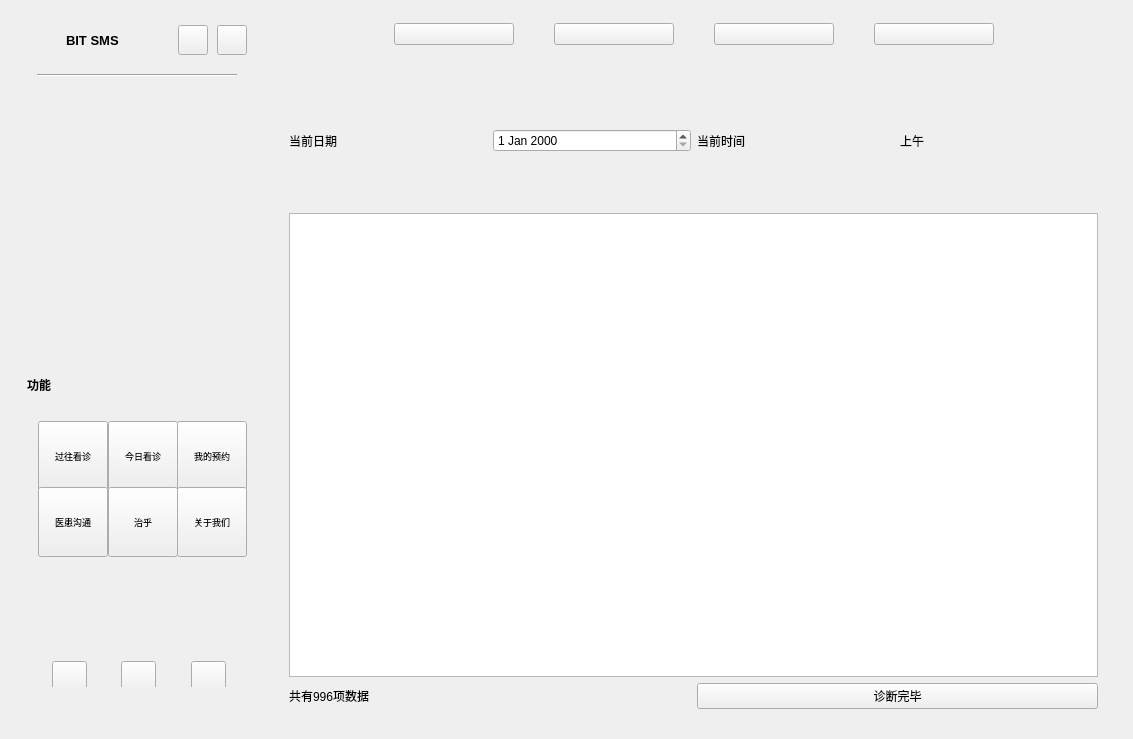
<?xml version="1.0" encoding="UTF-8"?>
<ui version="4.0">
 <class>Widget</class>
 <widget class="QWidget" name="Widget">
  <property name="geometry">
   <rect>
    <x>0</x>
    <y>0</y>
    <width>1133</width>
    <height>739</height>
   </rect>
  </property>
  <property name="sizePolicy">
   <sizepolicy hsizetype="Preferred" vsizetype="Preferred">
    <horstretch>0</horstretch>
    <verstretch>0</verstretch>
   </sizepolicy>
  </property>
  <property name="minimumSize">
   <size>
    <width>1133</width>
    <height>687</height>
   </size>
  </property>
  <property name="maximumSize">
   <size>
    <width>16777215</width>
    <height>16777215</height>
   </size>
  </property>
  <property name="windowTitle">
   <string>Widget</string>
  </property>
  <layout class="QGridLayout" name="gridLayout_2">
   <property name="leftMargin">
    <number>9</number>
   </property>
   <property name="topMargin">
    <number>9</number>
   </property>
   <property name="rightMargin">
    <number>9</number>
   </property>
   <property name="bottomMargin">
    <number>9</number>
   </property>
   <item row="0" column="0">
    <widget class="QWidget" name="w_bg" native="true">
     <layout class="QHBoxLayout" name="lay_bg" stretch="1,3">
      <property name="spacing">
       <number>6</number>
      </property>
      <property name="leftMargin">
       <number>4</number>
      </property>
      <property name="topMargin">
       <number>4</number>
      </property>
      <property name="rightMargin">
       <number>4</number>
      </property>
      <property name="bottomMargin">
       <number>4</number>
      </property>
      <item>
       <widget class="QWidget" name="w_menu" native="true">
        <property name="minimumSize">
         <size>
          <width>200</width>
          <height>0</height>
         </size>
        </property>
        <property name="maximumSize">
         <size>
          <width>252</width>
          <height>16777215</height>
         </size>
        </property>
        <layout class="QVBoxLayout" name="verticalLayout_2" stretch="1,1">
         <property name="spacing">
          <number>0</number>
         </property>
         <property name="leftMargin">
          <number>14</number>
         </property>
         <property name="topMargin">
          <number>12</number>
         </property>
         <property name="rightMargin">
          <number>14</number>
         </property>
         <property name="bottomMargin">
          <number>12</number>
         </property>
         <item>
          <widget class="QWidget" name="widget_2" native="true">
           <layout class="QVBoxLayout" name="verticalLayout_4">
            <property name="spacing">
             <number>8</number>
            </property>
            <property name="leftMargin">
             <number>0</number>
            </property>
            <property name="topMargin">
             <number>0</number>
            </property>
            <property name="rightMargin">
             <number>0</number>
            </property>
            <property name="bottomMargin">
             <number>0</number>
            </property>
            <item>
             <layout class="QHBoxLayout" name="horizontalLayout">
              <property name="spacing">
               <number>9</number>
              </property>
              <item>
               <widget class="QLabel" name="lab_logo">
                <property name="minimumSize">
                 <size>
                  <width>30</width>
                  <height>30</height>
                 </size>
                </property>
                <property name="maximumSize">
                 <size>
                  <width>30</width>
                  <height>30</height>
                 </size>
                </property>
                <property name="text">
                 <string/>
                </property>
                <property name="scaledContents">
                 <bool>false</bool>
                </property>
               </widget>
              </item>
              <item>
               <widget class="QLabel" name="label">
                <property name="font">
                 <font>
                  <pointsize>10</pointsize>
                  <bold>true</bold>
                 </font>
                </property>
                <property name="text">
                 <string>BIT SMS</string>
                </property>
               </widget>
              </item>
              <item>
               <spacer name="horizontalSpacer">
                <property name="orientation">
                 <enum>Qt::Orientation::Horizontal</enum>
                </property>
                <property name="sizeHint" stdset="0">
                 <size>
                  <width>40</width>
                  <height>20</height>
                 </size>
                </property>
               </spacer>
              </item>
              <item>
               <widget class="QPushButton" name="btn_setting">
                <property name="minimumSize">
                 <size>
                  <width>30</width>
                  <height>30</height>
                 </size>
                </property>
                <property name="maximumSize">
                 <size>
                  <width>30</width>
                  <height>30</height>
                 </size>
                </property>
                <property name="cursor">
                 <cursorShape>PointingHandCursor</cursorShape>
                </property>
                <property name="text">
                 <string/>
                </property>
                <property name="icon">
                 <iconset resource="qss.qrc">
                  <normaloff>:/icons/setting.png</normaloff>:/icons/setting.png</iconset>
                </property>
                <property name="iconSize">
                 <size>
                  <width>20</width>
                  <height>20</height>
                 </size>
                </property>
               </widget>
              </item>
              <item>
               <widget class="QPushButton" name="btn_mine">
                <property name="minimumSize">
                 <size>
                  <width>30</width>
                  <height>30</height>
                 </size>
                </property>
                <property name="maximumSize">
                 <size>
                  <width>30</width>
                  <height>30</height>
                 </size>
                </property>
                <property name="cursor">
                 <cursorShape>PointingHandCursor</cursorShape>
                </property>
                <property name="text">
                 <string/>
                </property>
                <property name="icon">
                 <iconset resource="qss.qrc">
                  <normaloff>:/icons/doctor.png</normaloff>:/icons/doctor.png</iconset>
                </property>
                <property name="iconSize">
                 <size>
                  <width>20</width>
                  <height>20</height>
                 </size>
                </property>
               </widget>
              </item>
             </layout>
            </item>
            <item>
             <widget class="QWidget" name="widget_3" native="true">
              <layout class="QVBoxLayout" name="verticalLayout_6">
               <property name="leftMargin">
                <number>10</number>
               </property>
               <property name="rightMargin">
                <number>10</number>
               </property>
               <item>
                <widget class="Line" name="line">
                 <property name="font">
                  <font>
                   <pointsize>9</pointsize>
                   <bold>false</bold>
                  </font>
                 </property>
                 <property name="styleSheet">
                  <string notr="true"/>
                 </property>
                 <property name="orientation">
                  <enum>Qt::Orientation::Horizontal</enum>
                 </property>
                </widget>
               </item>
               <item>
                <widget class="QLabel" name="time_block">
                 <property name="minimumSize">
                  <size>
                   <width>150</width>
                   <height>0</height>
                  </size>
                 </property>
                 <property name="font">
                  <font>
                   <pointsize>10</pointsize>
                   <bold>true</bold>
                  </font>
                 </property>
                 <property name="text">
                  <string/>
                 </property>
                </widget>
               </item>
              </layout>
             </widget>
            </item>
            <item>
             <widget class="QWidget" name="w_item_02" native="true">
              <layout class="QHBoxLayout" name="horizontalLayout_4">
               <property name="spacing">
                <number>10</number>
               </property>
               <property name="topMargin">
                <number>9</number>
               </property>
              </layout>
             </widget>
            </item>
           </layout>
          </widget>
         </item>
         <item>
          <widget class="QWidget" name="widget" native="true">
           <widget class="QLabel" name="lab_title">
            <property name="geometry">
             <rect>
              <x>0</x>
              <y>0</y>
              <width>71</width>
              <height>30</height>
             </rect>
            </property>
            <property name="minimumSize">
             <size>
              <width>0</width>
              <height>30</height>
             </size>
            </property>
            <property name="font">
             <font>
              <bold>true</bold>
             </font>
            </property>
            <property name="text">
             <string>功能</string>
            </property>
           </widget>
           <widget class="QWidget" name="layoutWidget">
            <property name="geometry">
             <rect>
              <x>0</x>
              <y>280</y>
              <width>224</width>
              <height>37</height>
             </rect>
            </property>
            <layout class="QHBoxLayout" name="horizontalLayout_2" stretch="1,0,2,0,2,0,1">
             <item>
              <spacer name="horizontalSpacer_4">
               <property name="orientation">
                <enum>Qt::Orientation::Horizontal</enum>
               </property>
               <property name="sizeHint" stdset="0">
                <size>
                 <width>40</width>
                 <height>20</height>
                </size>
               </property>
              </spacer>
             </item>
             <item>
              <widget class="QPushButton" name="btn_littleshow">
               <property name="minimumSize">
                <size>
                 <width>35</width>
                 <height>35</height>
                </size>
               </property>
               <property name="maximumSize">
                <size>
                 <width>35</width>
                 <height>35</height>
                </size>
               </property>
               <property name="cursor">
                <cursorShape>PointingHandCursor</cursorShape>
               </property>
               <property name="text">
                <string/>
               </property>
               <property name="icon">
                <iconset resource="qss.qrc">
                 <normaloff>:/icons/mini.png</normaloff>:/icons/mini.png</iconset>
               </property>
              </widget>
             </item>
             <item>
              <spacer name="horizontalSpacer_2">
               <property name="orientation">
                <enum>Qt::Orientation::Horizontal</enum>
               </property>
               <property name="sizeHint" stdset="0">
                <size>
                 <width>40</width>
                 <height>20</height>
                </size>
               </property>
              </spacer>
             </item>
             <item>
              <widget class="QPushButton" name="btn_home">
               <property name="minimumSize">
                <size>
                 <width>35</width>
                 <height>35</height>
                </size>
               </property>
               <property name="maximumSize">
                <size>
                 <width>35</width>
                 <height>35</height>
                </size>
               </property>
               <property name="cursor">
                <cursorShape>PointingHandCursor</cursorShape>
               </property>
               <property name="text">
                <string/>
               </property>
               <property name="icon">
                <iconset resource="qss.qrc">
                 <normaloff>:/icons/home.png</normaloff>:/icons/home.png</iconset>
               </property>
              </widget>
             </item>
             <item>
              <spacer name="horizontalSpacer_3">
               <property name="orientation">
                <enum>Qt::Orientation::Horizontal</enum>
               </property>
               <property name="sizeHint" stdset="0">
                <size>
                 <width>40</width>
                 <height>20</height>
                </size>
               </property>
              </spacer>
             </item>
             <item>
              <widget class="QPushButton" name="btn_logout">
               <property name="minimumSize">
                <size>
                 <width>35</width>
                 <height>35</height>
                </size>
               </property>
               <property name="maximumSize">
                <size>
                 <width>35</width>
                 <height>35</height>
                </size>
               </property>
               <property name="cursor">
                <cursorShape>PointingHandCursor</cursorShape>
               </property>
               <property name="text">
                <string/>
               </property>
               <property name="icon">
                <iconset resource="qss.qrc">
                 <normaloff>:/icons/logout.png</normaloff>:/icons/logout.png</iconset>
               </property>
              </widget>
             </item>
             <item>
              <spacer name="horizontalSpacer_5">
               <property name="orientation">
                <enum>Qt::Orientation::Horizontal</enum>
               </property>
               <property name="sizeHint" stdset="0">
                <size>
                 <width>40</width>
                 <height>20</height>
                </size>
               </property>
              </spacer>
             </item>
            </layout>
           </widget>
           <widget class="QWidget" name="layoutWidget">
            <property name="geometry">
             <rect>
              <x>0</x>
              <y>40</y>
              <width>224</width>
              <height>148</height>
             </rect>
            </property>
            <layout class="QGridLayout" name="gridLayout">
             <item row="0" column="0">
              <widget class="QToolButton" name="btn_menu_item_1">
               <property name="minimumSize">
                <size>
                 <width>70</width>
                 <height>70</height>
                </size>
               </property>
               <property name="maximumSize">
                <size>
                 <width>70</width>
                 <height>70</height>
                </size>
               </property>
               <property name="font">
                <font>
                 <pointsize>7</pointsize>
                </font>
               </property>
               <property name="cursor">
                <cursorShape>PointingHandCursor</cursorShape>
               </property>
               <property name="text">
                <string>过往看诊</string>
               </property>
               <property name="icon">
                <iconset resource="qss.qrc">
                 <normaloff>:/icons/list.png</normaloff>:/icons/list.png</iconset>
               </property>
               <property name="toolButtonStyle">
                <enum>Qt::ToolButtonStyle::ToolButtonTextUnderIcon</enum>
               </property>
              </widget>
             </item>
             <item row="0" column="1">
              <widget class="QToolButton" name="btn_menu_item_2">
               <property name="minimumSize">
                <size>
                 <width>70</width>
                 <height>70</height>
                </size>
               </property>
               <property name="maximumSize">
                <size>
                 <width>70</width>
                 <height>70</height>
                </size>
               </property>
               <property name="font">
                <font>
                 <pointsize>7</pointsize>
                </font>
               </property>
               <property name="cursor">
                <cursorShape>PointingHandCursor</cursorShape>
               </property>
               <property name="text">
                <string>今日看诊</string>
               </property>
               <property name="icon">
                <iconset resource="qss.qrc">
                 <normaloff>:/icons/register.png</normaloff>:/icons/register.png</iconset>
               </property>
               <property name="toolButtonStyle">
                <enum>Qt::ToolButtonStyle::ToolButtonTextUnderIcon</enum>
               </property>
              </widget>
             </item>
             <item row="0" column="2">
              <widget class="QToolButton" name="btn_menu_item_3">
               <property name="minimumSize">
                <size>
                 <width>70</width>
                 <height>70</height>
                </size>
               </property>
               <property name="maximumSize">
                <size>
                 <width>70</width>
                 <height>70</height>
                </size>
               </property>
               <property name="font">
                <font>
                 <pointsize>7</pointsize>
                </font>
               </property>
               <property name="cursor">
                <cursorShape>PointingHandCursor</cursorShape>
               </property>
               <property name="text">
                <string>我的预约</string>
               </property>
               <property name="icon">
                <iconset resource="qss.qrc">
                 <normaloff>:/icons/check.png</normaloff>:/icons/check.png</iconset>
               </property>
               <property name="toolButtonStyle">
                <enum>Qt::ToolButtonStyle::ToolButtonTextUnderIcon</enum>
               </property>
              </widget>
             </item>
             <item row="1" column="0">
              <widget class="QToolButton" name="btn_menu_item_4">
               <property name="minimumSize">
                <size>
                 <width>70</width>
                 <height>70</height>
                </size>
               </property>
               <property name="maximumSize">
                <size>
                 <width>70</width>
                 <height>70</height>
                </size>
               </property>
               <property name="font">
                <font>
                 <pointsize>7</pointsize>
                </font>
               </property>
               <property name="cursor">
                <cursorShape>PointingHandCursor</cursorShape>
               </property>
               <property name="text">
                <string>医患沟通</string>
               </property>
               <property name="icon">
                <iconset resource="qss.qrc">
                 <normaloff>:/icons/message.png</normaloff>:/icons/message.png</iconset>
               </property>
               <property name="toolButtonStyle">
                <enum>Qt::ToolButtonStyle::ToolButtonTextUnderIcon</enum>
               </property>
              </widget>
             </item>
             <item row="1" column="1">
              <widget class="QToolButton" name="btn_menu_item_5">
               <property name="minimumSize">
                <size>
                 <width>70</width>
                 <height>70</height>
                </size>
               </property>
               <property name="maximumSize">
                <size>
                 <width>70</width>
                 <height>70</height>
                </size>
               </property>
               <property name="font">
                <font>
                 <pointsize>7</pointsize>
                </font>
               </property>
               <property name="cursor">
                <cursorShape>PointingHandCursor</cursorShape>
               </property>
               <property name="text">
                <string>治乎</string>
               </property>
               <property name="icon">
                <iconset resource="qss.qrc">
                 <normaloff>:/icons/check.png</normaloff>:/icons/check.png</iconset>
               </property>
               <property name="toolButtonStyle">
                <enum>Qt::ToolButtonStyle::ToolButtonTextUnderIcon</enum>
               </property>
              </widget>
             </item>
             <item row="1" column="2">
              <widget class="QToolButton" name="btn_menu_item_6">
               <property name="minimumSize">
                <size>
                 <width>70</width>
                 <height>70</height>
                </size>
               </property>
               <property name="maximumSize">
                <size>
                 <width>70</width>
                 <height>70</height>
                </size>
               </property>
               <property name="font">
                <font>
                 <pointsize>7</pointsize>
                </font>
               </property>
               <property name="cursor">
                <cursorShape>PointingHandCursor</cursorShape>
               </property>
               <property name="text">
                <string>关于我们</string>
               </property>
               <property name="toolButtonStyle">
                <enum>Qt::ToolButtonStyle::ToolButtonTextUnderIcon</enum>
               </property>
              </widget>
             </item>
            </layout>
           </widget>
           <zorder>layoutWidget</zorder>
           <zorder>layoutWidget</zorder>
           <zorder>lab_title</zorder>
          </widget>
         </item>
        </layout>
       </widget>
      </item>
      <item>
       <widget class="QWidget" name="w_main" native="true">
        <layout class="QVBoxLayout" name="verticalLayout_5" stretch="0,0">
         <property name="spacing">
          <number>19</number>
         </property>
         <property name="topMargin">
          <number>10</number>
         </property>
         <property name="bottomMargin">
          <number>6</number>
         </property>
         <item>
          <layout class="QHBoxLayout" name="horizontalLayout_5">
           <property name="spacing">
            <number>40</number>
           </property>
           <item>
            <spacer name="horizontalSpacer_8">
             <property name="orientation">
              <enum>Qt::Orientation::Horizontal</enum>
             </property>
             <property name="sizeHint" stdset="0">
              <size>
               <width>40</width>
               <height>20</height>
              </size>
             </property>
            </spacer>
           </item>
           <item>
            <widget class="QPushButton" name="btn_main_item_1">
             <property name="enabled">
              <bool>true</bool>
             </property>
             <property name="minimumSize">
              <size>
               <width>120</width>
               <height>0</height>
              </size>
             </property>
             <property name="maximumSize">
              <size>
               <width>100</width>
               <height>30</height>
              </size>
             </property>
             <property name="font">
              <font>
               <pointsize>9</pointsize>
               <bold>true</bold>
              </font>
             </property>
             <property name="cursor">
              <cursorShape>PointingHandCursor</cursorShape>
             </property>
             <property name="text">
              <string/>
             </property>
            </widget>
           </item>
           <item>
            <widget class="QPushButton" name="btn_main_item_2">
             <property name="minimumSize">
              <size>
               <width>120</width>
               <height>0</height>
              </size>
             </property>
             <property name="maximumSize">
              <size>
               <width>100</width>
               <height>30</height>
              </size>
             </property>
             <property name="font">
              <font>
               <pointsize>9</pointsize>
               <bold>true</bold>
              </font>
             </property>
             <property name="cursor">
              <cursorShape>PointingHandCursor</cursorShape>
             </property>
             <property name="text">
              <string/>
             </property>
            </widget>
           </item>
           <item>
            <widget class="QPushButton" name="btn_main_item_3">
             <property name="minimumSize">
              <size>
               <width>120</width>
               <height>0</height>
              </size>
             </property>
             <property name="maximumSize">
              <size>
               <width>100</width>
               <height>30</height>
              </size>
             </property>
             <property name="font">
              <font>
               <pointsize>9</pointsize>
               <bold>true</bold>
              </font>
             </property>
             <property name="cursor">
              <cursorShape>PointingHandCursor</cursorShape>
             </property>
             <property name="text">
              <string/>
             </property>
            </widget>
           </item>
           <item>
            <widget class="QPushButton" name="btn_main_item_4">
             <property name="minimumSize">
              <size>
               <width>120</width>
               <height>0</height>
              </size>
             </property>
             <property name="maximumSize">
              <size>
               <width>100</width>
               <height>30</height>
              </size>
             </property>
             <property name="font">
              <font>
               <pointsize>9</pointsize>
               <bold>true</bold>
              </font>
             </property>
             <property name="cursor">
              <cursorShape>PointingHandCursor</cursorShape>
             </property>
             <property name="text">
              <string/>
             </property>
            </widget>
           </item>
           <item>
            <spacer name="horizontalSpacer_9">
             <property name="orientation">
              <enum>Qt::Orientation::Horizontal</enum>
             </property>
             <property name="sizeHint" stdset="0">
              <size>
               <width>40</width>
               <height>20</height>
              </size>
             </property>
            </spacer>
           </item>
          </layout>
         </item>
         <item>
          <widget class="QStackedWidget" name="sw_main">
           <property name="currentIndex">
            <number>3</number>
           </property>
           <widget class="QWidget" name="page_0">
            <widget class="QWidget" name="layoutWidget">
             <property name="geometry">
              <rect>
               <x>60</x>
               <y>110</y>
               <width>722</width>
               <height>300</height>
              </rect>
             </property>
             <layout class="QVBoxLayout" name="verticalLayout">
              <item alignment="Qt::AlignmentFlag::AlignHCenter">
               <widget class="QLabel" name="label_4">
                <property name="text">
                 <string/>
                </property>
                <property name="pixmap">
                 <pixmap resource="qss.qrc">:/icons/ambulance.png</pixmap>
                </property>
               </widget>
              </item>
              <item>
               <widget class="QLabel" name="label_3">
                <property name="text">
                 <string>北京理工大学附属医院，也称为北京理工大学社区卫生服务中心，是一家位于北京市海淀区的一级甲等综合医院。该医院坐落于白石桥路7号，提供24小时医疗服务，主要服务于北京理工大学的师生、员工及其家属。作为医保定点单位，医院设有多个科室，配备有60张床位，并采用了先进的技术如与天坛医院合作推出的中文数字放射科医生“小君”，以提高诊疗效率和准确性。联系电话为010-68913910。</string>
                </property>
                <property name="wordWrap">
                 <bool>true</bool>
                </property>
               </widget>
              </item>
             </layout>
            </widget>
           </widget>
           <widget class="QWidget" name="page_1">
            <layout class="QVBoxLayout" name="verticalLayout_15">
             <item>
              <layout class="QHBoxLayout" name="horizontalLayout_16">
               <item>
                <layout class="QGridLayout" name="gridLayout_4">
                 <item row="0" column="0">
                  <widget class="QLabel" name="label_patient_1">
                   <property name="text">
                    <string>选择患者</string>
                   </property>
                  </widget>
                 </item>
                 <item row="1" column="0">
                  <widget class="QLabel" name="label_date_1">
                   <property name="text">
                    <string>选择日期</string>
                   </property>
                  </widget>
                 </item>
                 <item row="0" column="1">
                  <widget class="QComboBox" name="combo_patient_1"/>
                 </item>
                 <item row="1" column="1">
                  <widget class="QDateEdit" name="date_1"/>
                 </item>
                </layout>
               </item>
               <item>
                <layout class="QVBoxLayout" name="verticalLayout_8">
                 <item>
                  <widget class="QPushButton" name="btn_report_1">
                   <property name="text">
                    <string>查询诊断报告</string>
                   </property>
                  </widget>
                 </item>
                 <item>
                  <widget class="QPushButton" name="btn_prescription_1">
                   <property name="text">
                    <string>查询处方</string>
                   </property>
                  </widget>
                 </item>
                 <item>
                  <widget class="QPushButton" name="btn_diagnosis_1">
                   <property name="text">
                    <string>查询医嘱</string>
                   </property>
                  </widget>
                 </item>
                </layout>
               </item>
              </layout>
             </item>
             <item>
              <widget class="adjustedListWidget" name="listWidget_1"/>
             </item>
             <item>
              <layout class="QHBoxLayout" name="horizontalLayout_14">
               <item>
                <widget class="QLabel" name="label_data_num_text_1">
                 <property name="text">
                  <string>共有996项数据</string>
                 </property>
                </widget>
               </item>
               <item>
                <layout class="QHBoxLayout" name="horizontalLayout_15">
                 <item>
                  <widget class="QPushButton" name="btn_page_left_1">
                   <property name="text">
                    <string>&lt;</string>
                   </property>
                  </widget>
                 </item>
                 <item>
                  <widget class="QPushButton" name="btn_page_1_1">
                   <property name="text">
                    <string>1</string>
                   </property>
                  </widget>
                 </item>
                 <item>
                  <widget class="QPushButton" name="btn_page_2_1">
                   <property name="text">
                    <string>...</string>
                   </property>
                  </widget>
                 </item>
                 <item>
                  <widget class="QPushButton" name="btn_page_now_1">
                   <property name="text">
                    <string>5</string>
                   </property>
                  </widget>
                 </item>
                 <item>
                  <widget class="QPushButton" name="btn_page_3_1">
                   <property name="text">
                    <string>...</string>
                   </property>
                  </widget>
                 </item>
                 <item>
                  <widget class="QPushButton" name="btn_page_4_1">
                   <property name="text">
                    <string>98</string>
                   </property>
                  </widget>
                 </item>
                 <item>
                  <widget class="QPushButton" name="btn_page_right_1">
                   <property name="text">
                    <string>&gt;</string>
                   </property>
                  </widget>
                 </item>
                </layout>
               </item>
              </layout>
             </item>
            </layout>
           </widget>
           <widget class="QWidget" name="page_2">
            <layout class="QVBoxLayout" name="verticalLayout_9"/>
           </widget>
           <widget class="QWidget" name="page_3">
            <layout class="QVBoxLayout" name="verticalLayout_3" stretch="2,7,2">
             <item>
              <layout class="QHBoxLayout" name="horizontalLayout_7">
               <item>
                <widget class="QLabel" name="label_date_text_3">
                 <property name="text">
                  <string>当前日期</string>
                 </property>
                </widget>
               </item>
               <item>
                <widget class="QDateEdit" name="date_3"/>
               </item>
               <item>
                <widget class="QLabel" name="label_time_text_3">
                 <property name="text">
                  <string>当前时间</string>
                 </property>
                </widget>
               </item>
               <item>
                <widget class="QLabel" name="label_time_3">
                 <property name="text">
                  <string>上午</string>
                 </property>
                </widget>
               </item>
              </layout>
             </item>
             <item>
              <widget class="adjustedListWidget" name="listWidget_3"/>
             </item>
             <item>
              <layout class="QHBoxLayout" name="horizontalLayout_6">
               <item>
                <widget class="QLabel" name="label_data_num_text_3">
                 <property name="text">
                  <string>共有996项数据</string>
                 </property>
                </widget>
               </item>
               <item>
                <layout class="QHBoxLayout" name="horizontalLayout_3">
                 <item>
                  <widget class="QPushButton" name="btn_page_right_3">
                   <property name="text">
                    <string>诊断完毕</string>
                   </property>
                  </widget>
                 </item>
                </layout>
               </item>
              </layout>
             </item>
            </layout>
           </widget>
           <widget class="QWidget" name="page_4">
            <layout class="QVBoxLayout" name="verticalLayout_7">
             <item>
              <layout class="QHBoxLayout" name="horizontalLayout_10">
               <item>
                <widget class="QLabel" name="label_date_text_4">
                 <property name="text">
                  <string>预约日期</string>
                 </property>
                </widget>
               </item>
               <item>
                <widget class="QDateEdit" name="date_4">
                 <property name="tabletTracking">
                  <bool>false</bool>
                 </property>
                </widget>
               </item>
               <item>
                <widget class="QLabel" name="label_time_text_4">
                 <property name="text">
                  <string>预约时间</string>
                 </property>
                </widget>
               </item>
               <item>
                <widget class="QComboBox" name="combo_time_4">
                 <item>
                  <property name="text">
                   <string>上午</string>
                  </property>
                 </item>
                 <item>
                  <property name="text">
                   <string>下午</string>
                  </property>
                 </item>
                 <item>
                  <property name="text">
                   <string>晚上</string>
                  </property>
                 </item>
                </widget>
               </item>
               <item>
                <widget class="QPushButton" name="btn_confirm_4">
                 <property name="text">
                  <string>查询</string>
                 </property>
                </widget>
               </item>
              </layout>
             </item>
             <item>
              <widget class="adjustedListWidget" name="listWidget_4"/>
             </item>
             <item>
              <layout class="QHBoxLayout" name="horizontalLayout_8">
               <item>
                <widget class="QLabel" name="label_data_num_text_4">
                 <property name="text">
                  <string>共有996项数据</string>
                 </property>
                </widget>
               </item>
               <item>
                <layout class="QHBoxLayout" name="horizontalLayout_9">
                 <item>
                  <widget class="QPushButton" name="btn_page_left_4">
                   <property name="text">
                    <string>&lt;</string>
                   </property>
                  </widget>
                 </item>
                 <item>
                  <widget class="QPushButton" name="btn_page_1_4">
                   <property name="text">
                    <string>1</string>
                   </property>
                  </widget>
                 </item>
                 <item>
                  <widget class="QPushButton" name="btn_page_2_4">
                   <property name="text">
                    <string>...</string>
                   </property>
                  </widget>
                 </item>
                 <item>
                  <widget class="QPushButton" name="btn_page_now_4">
                   <property name="text">
                    <string>5</string>
                   </property>
                  </widget>
                 </item>
                 <item>
                  <widget class="QPushButton" name="btn_page_3_4">
                   <property name="text">
                    <string>...</string>
                   </property>
                  </widget>
                 </item>
                 <item>
                  <widget class="QPushButton" name="btn_page_4_4">
                   <property name="text">
                    <string>98</string>
                   </property>
                  </widget>
                 </item>
                 <item>
                  <widget class="QPushButton" name="btn_page_right_4">
                   <property name="text">
                    <string>&gt;</string>
                   </property>
                  </widget>
                 </item>
                </layout>
               </item>
              </layout>
             </item>
            </layout>
           </widget>
           <widget class="QWidget" name="page_5">
            <property name="minimumSize">
             <size>
              <width>831</width>
              <height>0</height>
             </size>
            </property>
            <property name="maximumSize">
             <size>
              <width>16777215</width>
              <height>548</height>
             </size>
            </property>
            <layout class="QVBoxLayout" name="verticalLayout_10"/>
           </widget>
           <widget class="QWidget" name="page_6">
            <layout class="QVBoxLayout" name="verticalLayout_11"/>
           </widget>
           <widget class="QWidget" name="page_7">
            <layout class="QVBoxLayout" name="verticalLayout_12"/>
           </widget>
           <widget class="QWidget" name="page_8">
            <layout class="QHBoxLayout" name="horizontalLayout_17" stretch="1,3">
             <item>
              <layout class="QGridLayout" name="gridLayout_3">
               <item row="0" column="0">
                <widget class="QLineEdit" name="lineEdit_search_8"/>
               </item>
               <item row="0" column="1">
                <widget class="QPushButton" name="btn_confirm_8">
                 <property name="text">
                  <string>查询</string>
                 </property>
                </widget>
               </item>
               <item row="1" column="0" colspan="2">
                <widget class="QListWidget" name="listWidget_8"/>
               </item>
              </layout>
             </item>
             <item>
              <layout class="QVBoxLayout" name="verticalLayout_13" stretch="1,10">
               <item>
                <widget class="QLabel" name="label_docname_8">
                 <property name="text">
                  <string>患者姓名</string>
                 </property>
                </widget>
               </item>
               <item>
                <widget class="chat_box" name="widget_chat_box_8" native="true"/>
               </item>
              </layout>
             </item>
            </layout>
           </widget>
           <widget class="QWidget" name="page_9">
            <layout class="QVBoxLayout" name="verticalLayout_14">
             <item>
              <layout class="QHBoxLayout" name="horizontalLayout_18">
               <item>
                <widget class="QLineEdit" name="lineEdit_search_9"/>
               </item>
               <item>
                <widget class="QPushButton" name="btn_search_9">
                 <property name="text">
                  <string>搜索</string>
                 </property>
                </widget>
               </item>
              </layout>
             </item>
             <item>
              <widget class="zhihuListWidget" name="listWidget_9"/>
             </item>
            </layout>
           </widget>
           <widget class="QWidget" name="page_10">
            <widget class="QLabel" name="label_8">
             <property name="geometry">
              <rect>
               <x>10</x>
               <y>10</y>
               <width>761</width>
               <height>531</height>
              </rect>
             </property>
             <property name="text">
              <string>101010101010评估历史</string>
             </property>
            </widget>
           </widget>
           <widget class="QWidget" name="page_12">
            <widget class="QLabel" name="email">
             <property name="geometry">
              <rect>
               <x>300</x>
               <y>130</y>
               <width>67</width>
               <height>17</height>
              </rect>
             </property>
             <property name="text">
              <string>balabala</string>
             </property>
             <property name="wordWrap">
              <bool>true</bool>
             </property>
            </widget>
           </widget>
          </widget>
         </item>
        </layout>
       </widget>
      </item>
     </layout>
    </widget>
   </item>
  </layout>
 </widget>
 <layoutdefault spacing="6" margin="11"/>
 <customwidgets>
  <customwidget>
   <class>adjustedListWidget</class>
   <extends>QListWidget</extends>
   <header>adjustedlistwidget.h</header>
  </customwidget>
  <customwidget>
   <class>chat_box</class>
   <extends>QWidget</extends>
   <header>chat_box.h</header>
   <container>1</container>
  </customwidget>
  <customwidget>
   <class>zhihuListWidget</class>
   <extends>QListWidget</extends>
   <header>zhihulistwidget.h</header>
  </customwidget>
 </customwidgets>
 <resources>
  <include location="qss.qrc"/>
 </resources>
 <connections/>
</ui>
